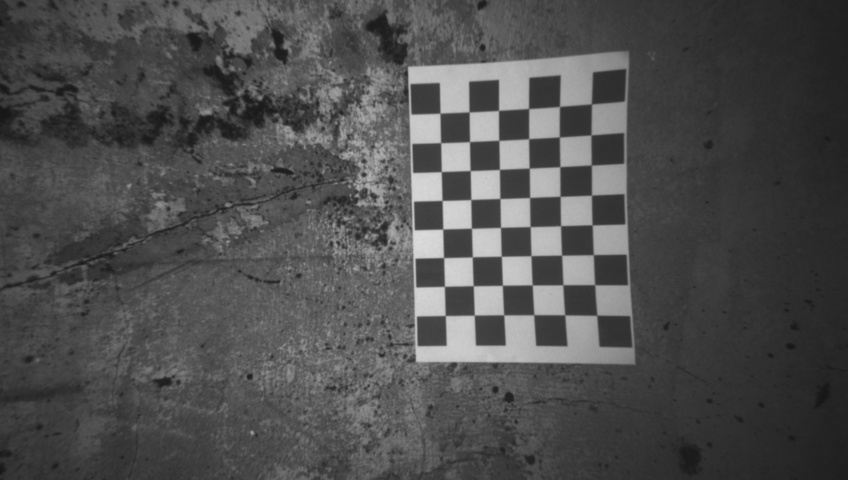
//> input picture CameraCalibration/images/000822.png, 848 x 480 px; its folder holds only this picture in this run
$ ./cameraCalibrationWithUndistortion   (built with g++ and OpenCV 4)
//> lines starting //> are read from the running program, lines starting //| are printed output that depends on the picture; after the words box and inside, x2 and y2 are one past the last pixel; in counts of white or black regions, pixels touching at a corner belong together
#include <opencv2/opencv.hpp>
#include <opencv2/calib3d/calib3d.hpp>
#include <opencv2/highgui/highgui.hpp>
#include <opencv2/imgproc/imgproc.hpp>
#include <stdio.h>
#include <iostream>

// Defining the dimensions of checkerboard
int CHECKERBOARD[2]{6,8};

int main()
{
  // Creating vector to store vectors of 3D points for each checkerboard image
  std::vector<std::vector<cv::Point3f> > objpoints;

  // Creating vector to store vectors of 2D points for each checkerboard image
  std::vector<std::vector<cv::Point2f> > imgpoints;

  // Defining the world coordinates for 3D points
  std::vector<cv::Point3f> objp;
  for(int i{0}; i<CHECKERBOARD[1]; i++)
  {
    for(int j{0}; j<CHECKERBOARD[0]; j++)
      objp.push_back(cv::Point3f(j,i,0));
  }


  // Extracting path of individual image stored in a given directory
  std::vector<cv::String> images;
  // Path of the folder containing checkerboard images
  std::string path = "./images/*.png";

  cv::glob(path, images);

  cv::Mat frame, gray;
  // vector to store the pixel coordinates of detected checker board corners
  std::vector<cv::Point2f> corner_pts;
  bool success;

  // Looping over all the images in the directory
  for(int i{0}; i<images.size(); i++)
  {
    frame = cv::imread(images[i]);
//> frame is the input picture: 480 rows x 848 cols, CV_8UC3; min 22, max 221, mean 78.4
    cv::cvtColor(frame,gray,cv::COLOR_BGR2GRAY);

    // Finding checker board corners
    // If desired number of corners are found in the image then success = true
    success = cv::findChessboardCorners(gray,cv::Size(CHECKERBOARD[0],CHECKERBOARD[1]), corner_pts, cv::CALIB_CB_ADAPTIVE_THRESH | cv::CALIB_CB_FAST_CHECK | cv::CALIB_CB_NORMALIZE_IMAGE);
//> success = true; corner_pts = 48 Points (x, y), first 12: [440, 113.2], [469.2, 112], [498.5, 110.5], [528.5, 108.5], [559.5, 106.5], [591.5, 103.9], [440.6, 142.6], [469.5, 141.5], [498.7, 140.3], [528.7, 138.7], [559.5, 137], [591, 135]

    /*
     * If desired number of corner are detected,
     * we refine the pixel coordinates and display
     * them on the images of checker board
    */
    if(success)
    {
      cv::TermCriteria criteria(cv::TermCriteria::EPS | cv::TermCriteria::MAX_ITER, 30, 0.001);

      // refining pixel coordinates for given 2d points.
      cv::cornerSubPix(gray,corner_pts,cv::Size(11,11), cv::Size(-1,-1),criteria);
//> corner_pts = 48 Points (x, y), first 12: [440, 113.2], [469.1, 111.9], [498.5, 110.5], [528.6, 108.5], [559.5, 106.5], [591.5, 103.8], [440.6, 142.7], [469.5, 141.6], [498.8, 140.3], [528.6, 138.7], [559.4, 136.9], [591, 135]

      // Displaying the detected corner points on the checker board
      cv::drawChessboardCorners(frame, cv::Size(CHECKERBOARD[0],CHECKERBOARD[1]), corner_pts,success);
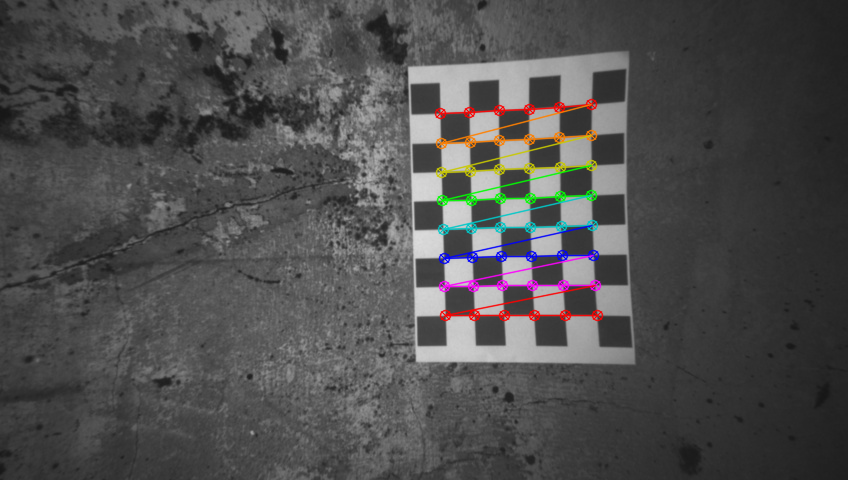
//> frame: 480 rows x 848 cols, CV_8UC3; 2.57% of pixels changed, all inside (x1, y1, x2, y2) = (434, 98, 604, 322)

      objpoints.push_back(objp);
      imgpoints.push_back(corner_pts);
//> imgpoints = 1 point lists
    }

    cv::imshow("Image",frame);
    cv::waitKey(0);
  }

  cv::destroyAllWindows();

  cv::Mat cameraMatrix,distCoeffs,R,T;

  /*
   * Performing camera calibration by
   * passing the value of known 3D points (objpoints)
   * and corresponding pixel coordinates of the
   * detected corners (imgpoints)
  */
  cv::calibrateCamera(objpoints, imgpoints,cv::Size(gray.rows,gray.cols),cameraMatrix,distCoeffs,R,T);
//> cameraMatrix = [[3894.1, 0, 287.2], [0, 3486.7, 414.2], [0, 0, 1]]; distCoeffs = [12.26, -127.3, 0.626, -0.429, 2641]; R = [[-0.109, 0.62, -0.00174]]; T = [[4.91, -10.33, 107.3]]

  std::cout << "cameraMatrix : " << cameraMatrix << std::endl;
//| cameraMatrix : [3894.137920470353, 0, 287.2335640062339;
//|  0, 3486.730123777249, 414.2355003393735;
//|  0, 0, 1]
  std::cout << "distCoeffs : " << distCoeffs << std::endl;
//| distCoeffs : [12.2632038810671, -127.3380045831115, 0.6264085018804277, -0.4291212780368132, 2641.03216747487]
  std::cout << "Rotation vector : " << R << std::endl;
//| Rotation vector : [-0.1092959705410691, 0.6204617927909267, -0.001744579599738366]
  std::cout << "Translation vector : " << T << std::endl;
//| Translation vector : [4.909728302625258, -10.32850210390971, 107.2558559007315]


  // Trying to undistort the image using the camera parameters obtained from calibration

  cv::Mat image;
  image = cv::imread(images[0]);
  cv::Mat dst, map1, map2,new_camera_matrix;
  cv::Size imageSize(cv::Size(image.cols,image.rows));
//> imageSize = Size(848, 480)

  // Refining the camera matrix using parameters obtained by calibration
  new_camera_matrix = cv::getOptimalNewCameraMatrix(cameraMatrix, distCoeffs, imageSize, 1, imageSize, 0);
//> new_camera_matrix = [[4006.1, 0, 265.1], [0, 3216.3, 421.2], [0, 0, 1]]

  // Method 1 to undistort the image
  cv::undistort( frame, dst, new_camera_matrix, distCoeffs, new_camera_matrix );
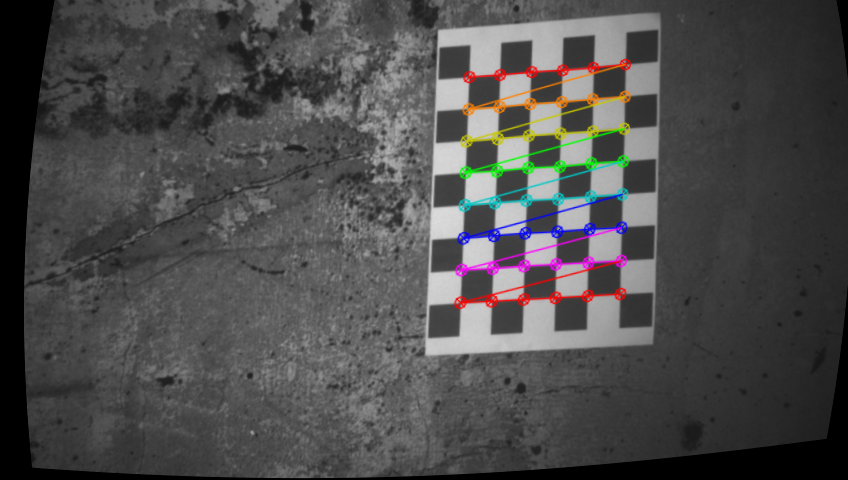
//> dst: 480 rows x 848 cols, CV_8UC3; mean B, G, R 76.1, 76.2, 77

  // Method 2 to undistort the image
  cv::initUndistortRectifyMap(cameraMatrix, distCoeffs, cv::Mat(),cv::getOptimalNewCameraMatrix(cameraMatrix, distCoeffs,   imageSize, 1, imageSize, 0),imageSize, CV_16SC2, map1, map2);
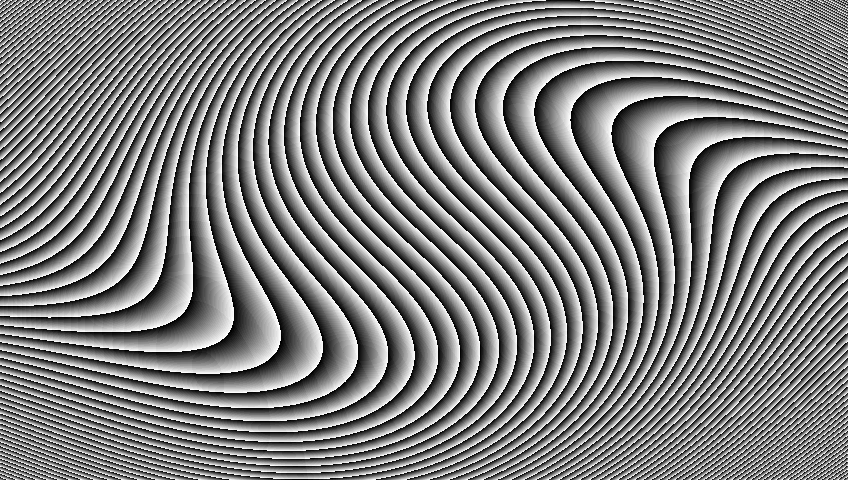
//> map2: 480 rows x 848 cols, CV_16UC1; min 0, max 1023, mean 511.3; drawn with min black and max white

  cv::remap(frame, dst, map1, map2, cv::INTER_LINEAR);
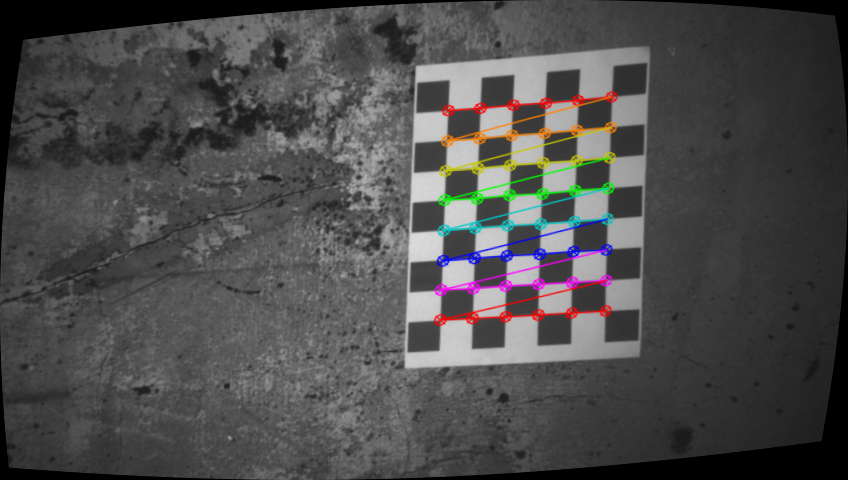
//> dst: 480 rows x 848 cols, CV_8UC3; mean B, G, R 76.1, 76.3, 77

  //Displaying the undistorted image
  cv::imshow("undistorted image",dst);
  cv::waitKey(0);

  return 0;
}
